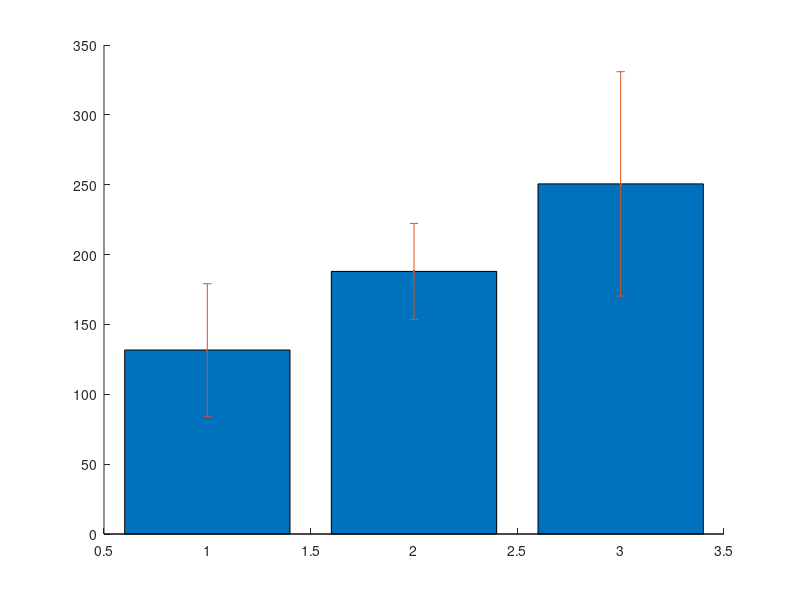

Here is the MATLAB script that generated this plot: (Note: this script raises an error after producing the figure.)

%% WITHOUT PCA
%rsquard = [160.98 145.9083 211.66];
%CI = [51.8601 51.2371 65.2171];
%labels = {'180' '90  55' '100 35 55'};

%% WITH PCA
rsquard = [131.69 187.96 250.597];
CI = [47.4256 34.3519 80.2969];
labels = {'140' '100  55' '140  120  55'};

%%

amount = 1:length(rsquard);

figure
hold on
bar(amount,rsquard)
colormap([0.6901960784313725,0.8784313725490196,0.9019607843137255])
errorbar(amount,rsquard,CI,'.','color' , [1 0 0])
xlabel('Hidden Layer Configuration')
ylabel('Training Time (s)')
set(gca, 'Ylim', [0 350])
set(gca,...
 'xtick',[amount],...
 'xticklabel',labels)
set(gca,'fontsize',18)